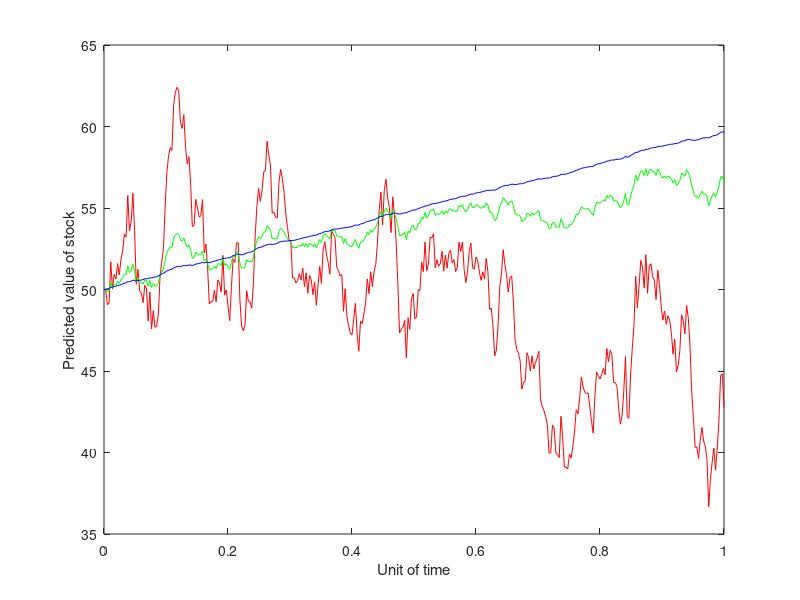

Recreate this plot in MATLAB.
close all;
clc;

t = 1; 
n = 365; % defines the number of the divisions of the time 't'
dt = t/n; % 1 trading unit of time
t_grid = 0:dt:t; % defines the duration of trading
A = randn(1,n); % defines a Gaussian random variable of n values.
dz = sqrt(dt)*A; % describes the Geometric Brownian motion
s_0 = 50; % defines the initial value of the stock.
mu = 0.2; % defines the drift of the equity.
sigma_1 = 0.5; % defines the volatility of the stock.
sigma_2 = 0.1; % defines the volatility of the stock.
sigma_3 = 0.01; % defines the volatility of the stock.

Z = zeros(1,n);% lines 16-18 defines an array of n zeros, which will contain the cumulative sum of change in stock price.
X = zeros(1,n);
Y = zeros(1,n);
ds_1 = mu*s_0*dt+sigma_1*s_0*dz; % calculates the change in value of the stock based on the formula used in the Geometric Brownian Model.
ds_2 = mu*s_0*dt+sigma_2*s_0*dz;
ds_3 = mu*s_0*dt+sigma_3*s_0*dz;
Z(1) = ds_1(1); % lines 22-29 contain the cumulative sum of the change in value of the stock over every trading day.
X(1) = ds_2(1);
Y(1) = ds_3(1);
for i = 2:n
    Z(i) = Z(i-1) + ds_1(i);
    X(i) = X(i-1) + ds_2(i);
    Y(i) = Y(i-1) + ds_3(i);
end

st_1 = s_0 + Z; % st_1, st_2 and st_3 shows the value of the stock after 't_grid' days of trading 
st_2 = s_0 + X; 
st_3 = s_0 + Y; 

figure(1); % plots the future values of the stock based on given parameters of sigma, mu, ds and dz as used in the equation on line 19-21
plot(t_grid,[s_0,st_1],'-r');
hold on;
plot(t_grid,[s_0,st_2],'-g');
hold on;
plot(t_grid,[s_0,st_3],'-b');

xlabel('Unit of time');
ylabel('Predicted value of stock');

%% As we notice from the plot, as the value of sigma changes from 0.5 to 0.01, the deviations of the stock decreases as the volatility decreases and hence the fluctuations in the values of the stock decreases. 

%% We also notice on changing the mu values the amplitude of the stock increases, hence the maximum value of the stock throughout the trading period increases.
